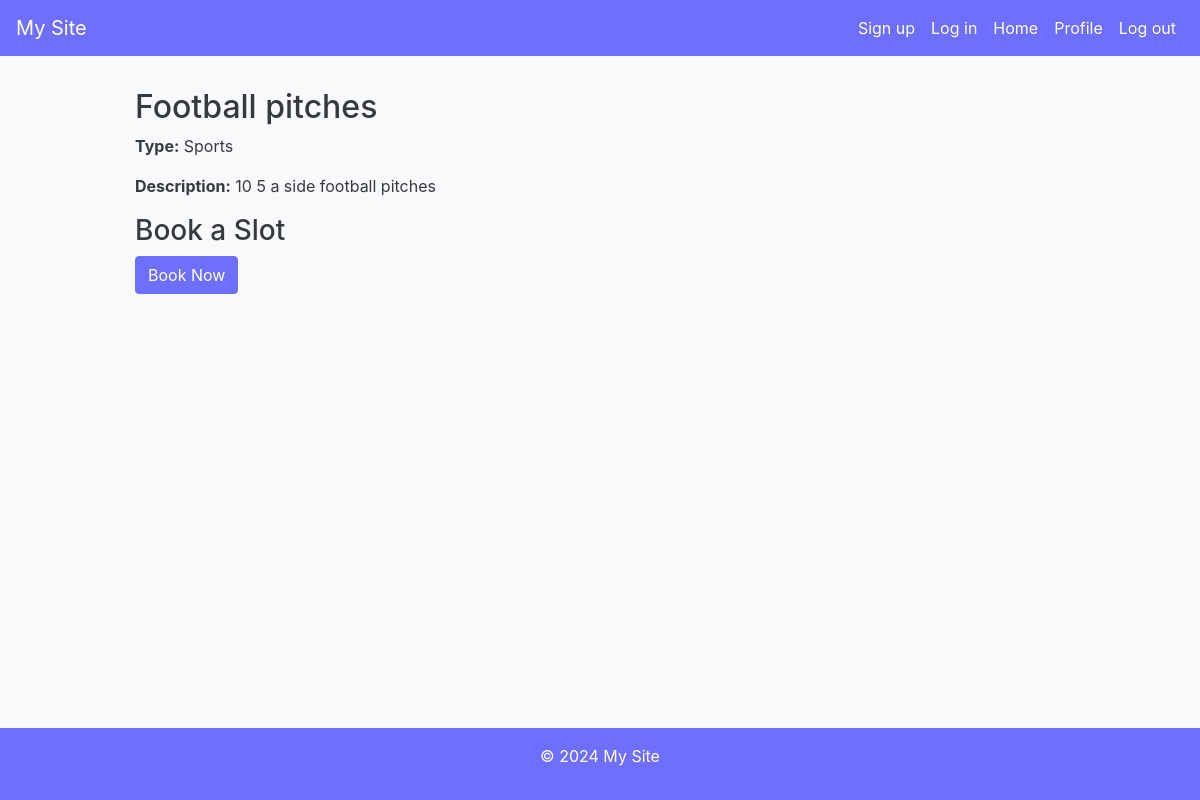
The page /facilities/cust/2 on the database its author committed.
### business/models.py (models this page shows, shortened)
class Facility(models.Model):
    business = models.ForeignKey(Business, on_delete=models.CASCADE, related_name='facilities')
    facilityType = models.CharField(max_length=255)
    facilityName = models.CharField(max_length=255)
    facilityDescription = models.TextField()

### customer/views.py (the view)
# urls.py: path('facilities/cust/<int:facility_id>', facility_detail_cust, name='facility_detail_cust'),
def facility_detail_cust(request, facility_id):
    facility = get_object_or_404(Facility, id=facility_id)
    return render(request, 'facilityDetailCust.html', {'facility': facility})

### customer/templates/facilityDetailCust.html (shortened to what this page needs)
{% extends "base.html" %}
{% block content %}
  <h2>{{ facility.facilityName }}</h2>
  <p><strong>Type:</strong> {{ facility.facilityType }}</p>
  <p><strong>Description:</strong> {{ facility.facilityDescription }}</p>
  <h3>Book a Slot</h3>
  <form method="post" action="/facilities/{{facility.id}}/book">
    <button type="submit" class="btn btn-primary">Book Now</button>
  </form>
{% endblock %}

### templates/base.html (style rules this page uses)
:root { --primary: #6E6EFF; --secondary: #ffffff; --success: #28a745; --info: #17a2b8; --warning: #ffc107; --danger: #dc3545; --light: #f8f9fa; --dark: #343a40; }
body { background-color: var(--light); color: var(--dark); display: flex; flex-direction: column; min-height: 100vh; }
.btn-primary { background-color: var(--primary); border-color: var(--primary); }

### rows shown on the page
Facility: facilityName "Football pitches", facilityType "Sports", facilityDescription "10 5 a side football pitches"
